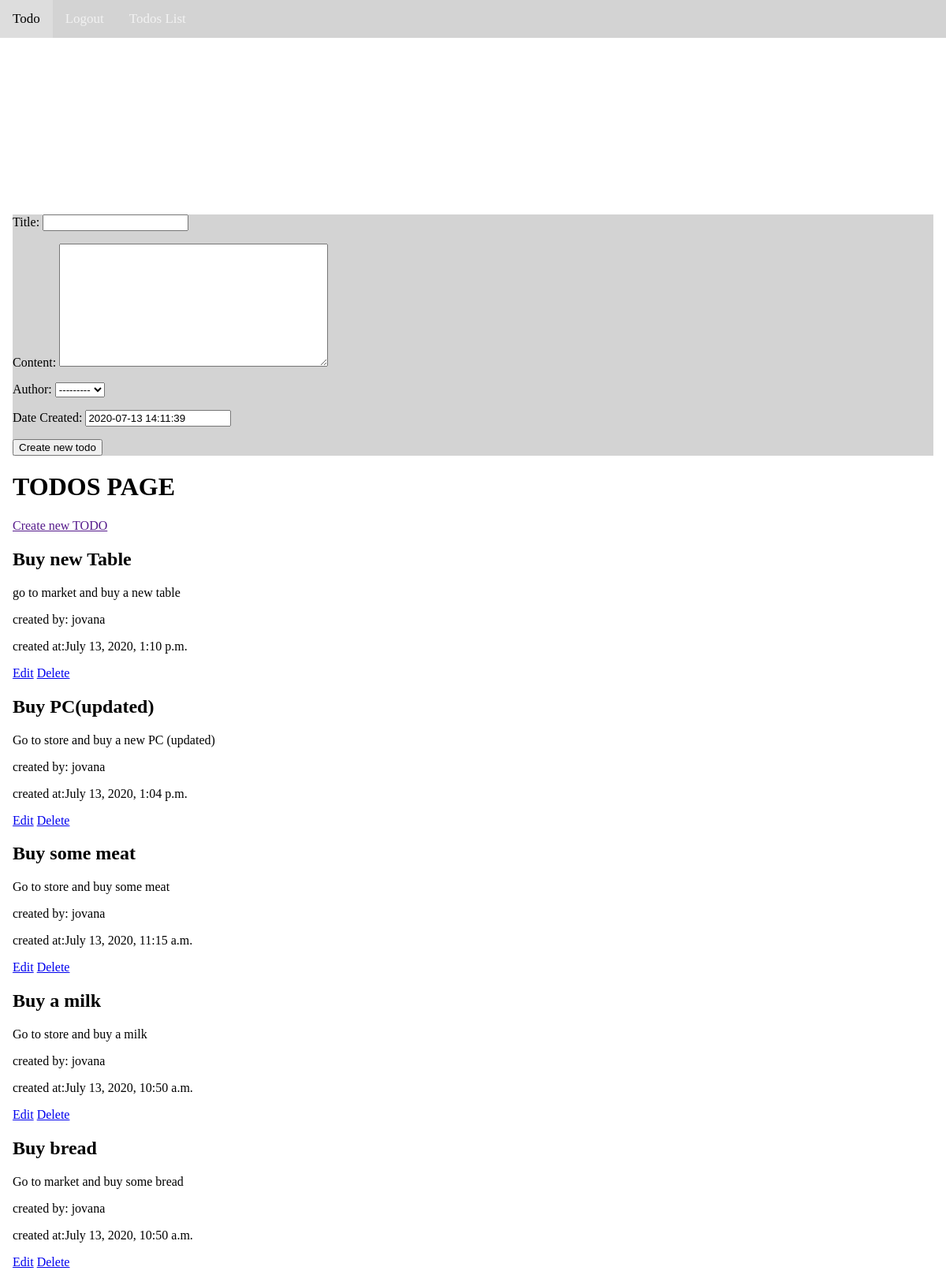
Screenshot of /todos/ (signed in) with the database file from the repository.
### main/models.py (models this page shows, shortened)
class Todo(models.Model):
    title = models.CharField(max_length=200)
    content = models.TextField()
    author = models.ForeignKey(User, default=None, on_delete=models.SET_DEFAULT)
    created_at = models.DateTimeField("Date Created", default=datetime.now())
    objects = models.Manager()

### main/views.py (the view, shortened to what this page needs)
# urls.py: path("todos/", views.todos, name = "todos"),
def todos(request):
    form = NewTodoForm()
    return render(request=request,
                  template_name="main/todos.html",
                  context={"todos": Todo.objects.all().order_by("-created_at"), "form": form})

### main/forms.py
class NewTodoForm(forms.ModelForm):
    class Meta:
        model = Todo
        fields = '__all__'

### main/templates/main/todos.html
{% extends "main/header.html" %}
{% block content %}
    <div>
        {% include "main/includes/forms/create-todo-form.html" %}
        <div>
            <h1>TODOS PAGE</h1>
            <a href="">Create new TODO</a>
            {% for todo in todos %}
                <h2>{{todo.title}}</h2>
                <p>{{todo.content}}</p>
                <p>created by: {{todo.author}}</p>
                <p>created at:{{todo.created_at}}</p>
                <a href="{% url 'main:update_todo' todo_id=todo.id %}">Edit</a>
                <a href="{% url 'main:delete_todo' todo_id=todo.id %}">Delete</a>
            {% endfor %}
        </div>
    </div>
{% endblock %}

### main/static/main/css/style.css (style rules this page uses)
body { margin: 0; }

### rows the page displays
Todo: title "Buy new Table", content "go to market and buy a new table", author "jovana", created_at "July 13, 2020, 1:10 p.m."
Todo: title "Buy PC(updated)", content "Go to store and buy a new PC (updated)", author "jovana", created_at "July 13, 2020, 1:04 p.m."
Todo: title "Buy some meat", content "Go to store and buy some meat", author "jovana", created_at "July 13, 2020, 11:15 a.m."
Todo: title "Buy a milk", content "Go to store and buy a milk", author "jovana", created_at "July 13, 2020, 10:50 a.m."
Todo: title "Buy bread", content "Go to market and buy some bread", author "jovana", created_at "July 13, 2020, 10:50 a.m."
